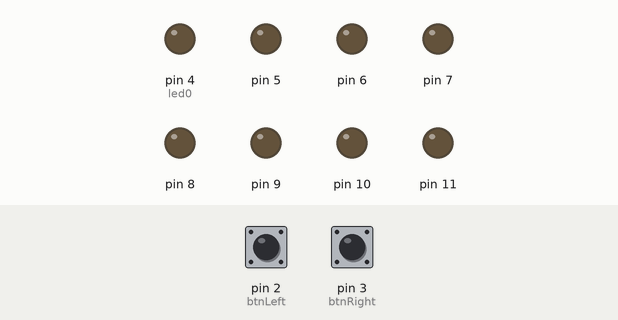
This sketch was run on a simulated Arduino Uno, built with avr-gcc and run on an emulated ATmega328P. Parts: output pins drawn as LEDs (lit = HIGH). Dashed ring = blinking. Inputs (shaded band) come from the test bench; at power-on: pin 2 (btnLeft) HIGH, pin 3 (btnRight) HIGH.

Above: at 1.2 s.
1.3 s: pin 2 (btnLeft) pulled LOW for 0.15 s
At 2.6 s:
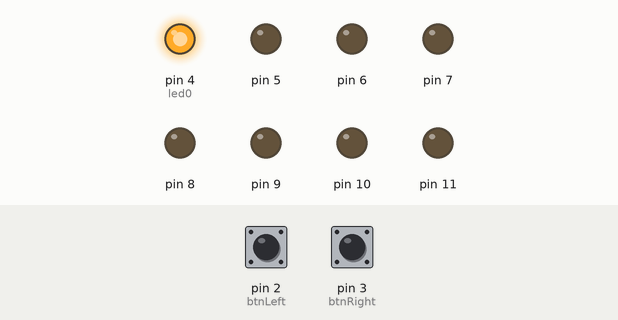
4.3 s: pin 3 (btnRight) pulled LOW for 1 s
At 6.2 s:
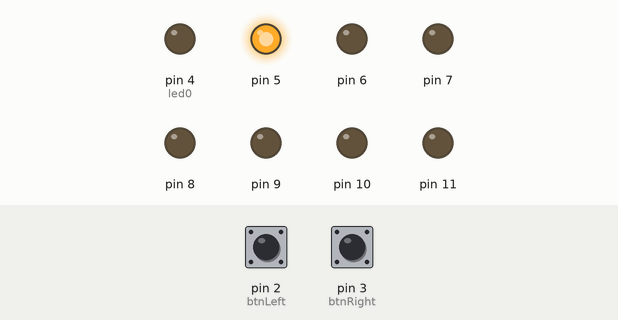
7.3 s: pin 2 (btnLeft) pulled LOW for 1 s
At 9.7 s:
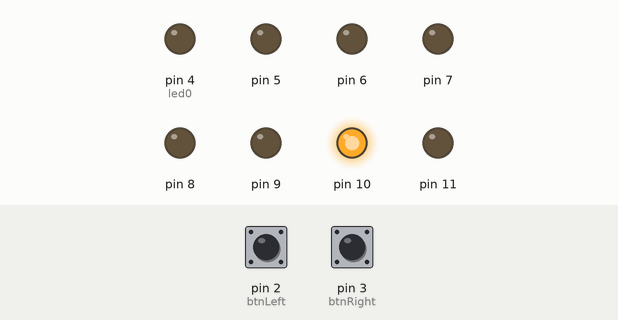
10.3 s: pin 2 (btnLeft) pulled LOW for 3.2 s
At 10.74 s:
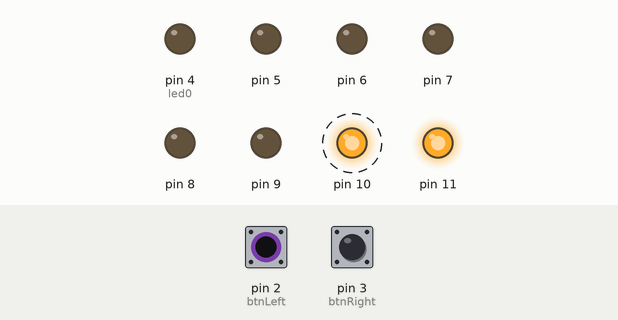
15.0 s: pin 3 (btnRight) pulled LOW for 0.15 s
At 17.1 s:
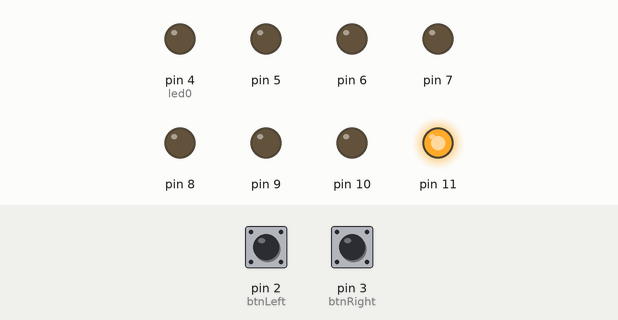
18.0 s: pin 2 (btnLeft) driven LOW and pin 3 (btnRight) driven LOW
At 18.85 s:
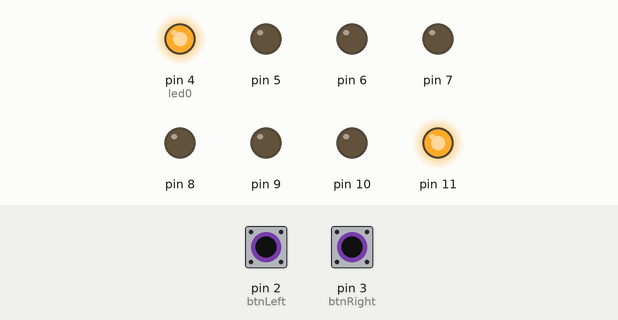
Timing chart, 0 to 22.0 s (numbered marks = the images above; inputs shaded):
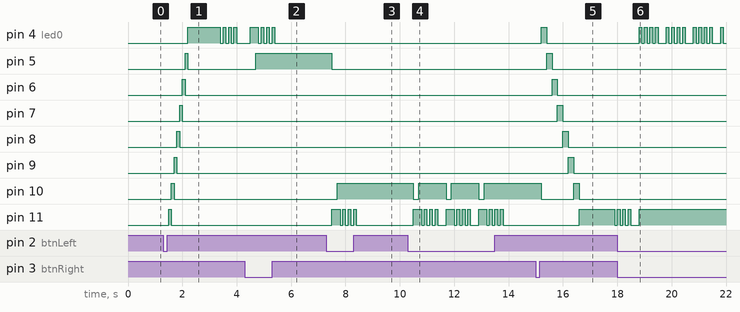

Measured:
- after the input at 1.3 s, pin 4 (led0): LOW → HIGH after 0.90 s, then repeats every 0.20 s: LOW 0.10 s, HIGH 0.10 s; pin 5: LOW → HIGH after 0.80 s, → LOW 0.10 s later; pin 6: LOW → HIGH after 0.70 s, → LOW 0.10 s later; pin 7: LOW → HIGH after 0.60 s, → LOW 0.10 s later; pin 8: LOW → HIGH after 0.50 s, → LOW 0.10 s later
- after the input at 4.3 s, pin 4 (led0): LOW → HIGH after 0.20 s, then repeats every 0.20 s: LOW 0.10 s, HIGH 0.10 s, until it stays LOW from 5.4 s; pin 5: LOW → HIGH after 0.40 s
- after the input at 7.3 s, pin 5: HIGH → LOW after 0.20 s; pin 10: LOW → HIGH after 0.40 s; pin 11: LOW → HIGH after 0.20 s, then repeats every 0.20 s: LOW 0.10 s, HIGH 0.10 s, until it stays LOW from 8.4 s
- after the input at 10.3 s, pin 10: alternates HIGH for 1.0 s and LOW for 0.20 s, 6 changes in all, then stays HIGH, starting after 0.20 s; pin 11: LOW → HIGH after 0.20 s, then repeats every 1.2 s: 3 × (LOW 0.10 s, HIGH 0.10 s), LOW 0.30 s, HIGH 0.30 s
- after the input at 15.0 s, pin 4 (led0): LOW → HIGH after 0.20 s, → LOW 0.20 s later; pin 5: LOW → HIGH after 0.40 s, → LOW 0.20 s later; pin 6: LOW → HIGH after 0.60 s, → LOW 0.20 s later; pin 7: LOW → HIGH after 0.80 s, → LOW 0.20 s later; pin 8: LOW → HIGH after 1.0 s, → LOW 0.20 s later
- after the input at 18.0 s, pin 4 (led0): LOW → HIGH after 0.80 s, then repeats every 1.0 s: 3 × (LOW 0.10 s, HIGH 0.10 s), LOW 0.30 s, HIGH 0.10 s

The sketch:

_07_PongV2.ino
```cpp
int btnLeft = 2;
int btnRight = 3;
int led0 = 4;
int led7 = led0 + 7;

int IsPressed = LOW;

int ballPosition = 0;
int ballDirection = 0;
int prevBallPosition = 0;
int ballDelay = 100;
int debounceDelay = 200;

void setup() {
  Serial.begin(9600);

  pinMode(btnLeft, INPUT_PULLUP);
  pinMode(btnRight, INPUT_PULLUP);

  for (int x = 0; x <= 7; x++)
    pinMode(led0 + x, OUTPUT);
}

void loop() {
  if (ballDirection == 0)
    WaitForServe();
  else
  {
    DrawBall();
    DelayBall();
    if ((ballPosition == 0) && (ballDirection == -1))
      WaitForLeftPlayer();
    if ((ballPosition == 7) && (ballDirection == +1))
      WaitForRightPlayer();
    else {
      MoveBall();
    }
  }
}

void DelayBall()
{
  unsigned long timeout = millis() + ballDelay;
  while (millis() < timeout)
  {
    if ((ballPosition != 0 ) && (digitalRead(btnLeft) == IsPressed)) {
      GameOver(0);
      break;
    }

    if ((ballPosition != 7) && (digitalRead(btnRight) == IsPressed)) {
      GameOver(7);
      break;
    }
  }
}

void WaitForServe()
{
  while (true)
  {
    if (digitalRead(btnLeft) == IsPressed) {
      ballPosition = 0;
      ballDirection = +1;
      break;
    }
    if (digitalRead(btnRight) == IsPressed) {
      ballPosition = 7;
      ballDirection = -1;
      break;
    }
  }
  delay(200);
}

void SetLED(int which, int state)
{
  int pin = led7 - which;
  if (pin >= 4 && pin <= 11) digitalWrite(pin, state);
}

void GameOver(int which)
{
  for (int n = 0; n < 4; n++)
  {
    SetLED(which, HIGH);
    delay(100);
    SetLED(which, LOW);
    delay(100);
  }
  ballDirection = 0;
  ballDelay = 200;
}

void MoveBall()
{
  prevBallPosition = ballPosition;
  ballPosition = ballPosition + ballDirection;
}

void DrawBall()
{
  SetLED(prevBallPosition, LOW);
  SetLED(ballPosition, HIGH);
}

void WaitForRightPlayer()
{
  ballDirection = 0;
  unsigned long timeout = millis() + 1000L;
  while (millis() < timeout)
  {
    if (digitalRead(btnRight) == IsPressed) {
      delay(debounceDelay); // allow button to flutter
      ballDirection = -1;
      ballDelay =  ballDelay -  5;
      break;
    }
  }
  if (ballDirection == 0)
    GameOver(7);
}

void WaitForLeftPlayer()
{
  ballDirection = 0;
  unsigned long timeout = millis() + 1000L;
  while ((millis() < timeout))
  {
    if (digitalRead(btnLeft) == IsPressed) {
      delay(debounceDelay); // allow button to flutter
      ballDirection = +1;
      ballDelay =  ballDelay - 5;
      break;
    }
  }
  if (ballDirection == 0)
    GameOver(0);
}
```
